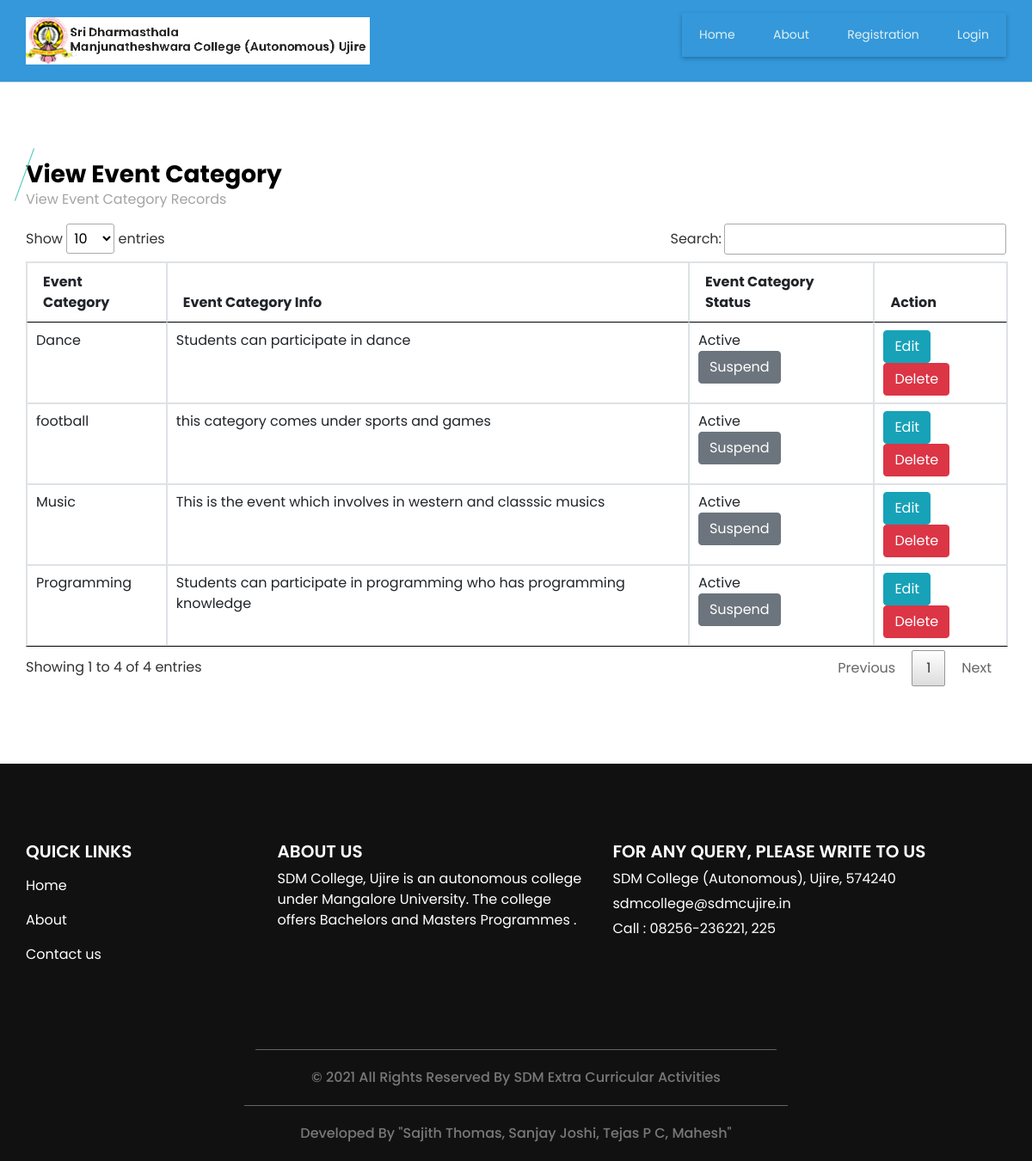
The app's page /view_event_type.php, older data.
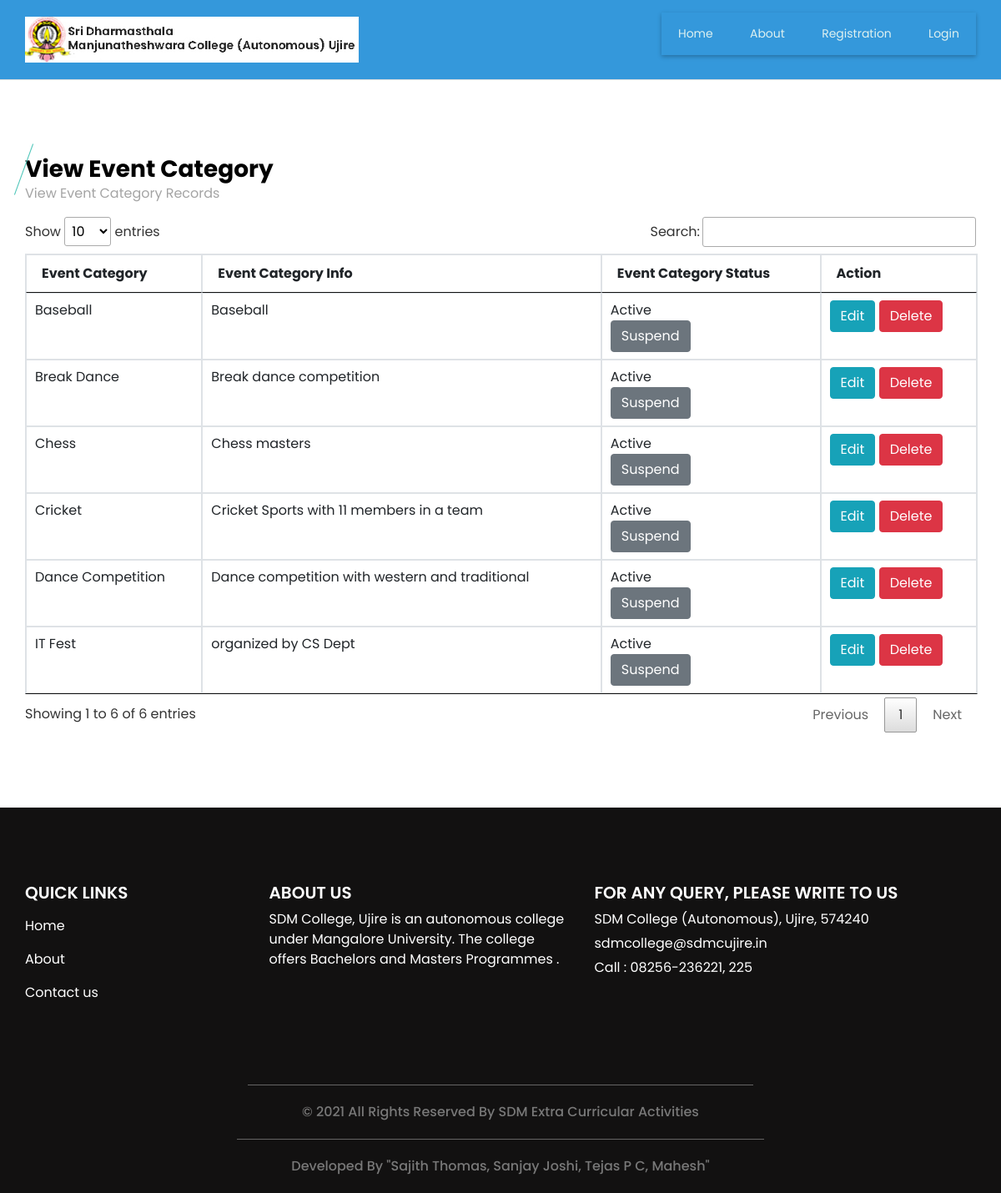
The same page, newer data.
### tables this page shows
CREATE TABLE `event_type` (
  `event_type_id` int(11) NOT NULL,
  `event_type` varchar(30) NOT NULL,
  `event_type_info` text NOT NULL,
  `event_type_status` varchar(10) NOT NULL
);

### view_event_type.php (the view, shortened to what this page needs)
<?php
include("header.php");
?>
  <section class="event_section layout_padding">
    <div class="container">
      <div class="heading_container">
        <h3>
           View Event Category
        </h3>
        <p>
          View Event Category Records
        </p>
      </div>
      <div class="event_container">
        <div class="">
<table id="datatableplugin" class="table table-bordered">
	<thead>
		<tr>
			<th>Event Category</th>
			<th>Event Category Info</th>
			<th>Event Category Status</th>
			<th>Action</th>
		</tr>
	</thead>
	<tbody>
		<?php
		$sqlview = "SELECT * FROM  event_type ";
		$qsqlview = mysqli_query($con,$sqlview);
		while($rsview = mysqli_fetch_array($qsqlview))
		{
			echo "<tr>
				<td>$rsview[event_type]</td>
				<td>$rsview[event_type_info]</td>
				<td>$rsview[event_type_status] <br>";
				if($rsview['event_type_status'] == "Active")
{
	echo "<a href='view_event_type.php?st=Suspend&acid=$rsview[event_type_id]' class='btn btn-secondary' onclick='return confirmst()' >Suspend</a>";
}
else
{
	echo "<a href='view_event_type.php?st=Active&acid=$rsview[event_type_id]' class='btn btn-primary' onclick='return confirmst()'  >Activate</a>";
}
				echo"
				<td>
				<a href='event_type.php?editid=$rsview[event_type_id]' class='btn btn-info'>Edit</a>
				<a href='view_event_type.php?delid=$rsview[event_type_id]' class='btn btn-danger' onclick='return confirmdel()' >Delete</a>
				</td>
			</tr>";
		}
		?>
	</tbody>
</table>
        </div>
      </div>
    </div>
  </section>
<?php
include("footer.php");
?>

Row changes from the older to the newer data that the page shows:
removed event_type: event_type "Dance", event_type_info "Students can participate in dance", event_type_status "Active"
changed event_type: event_type "Programming" → "Dance Competition"; event_type_info "Students can participate in programming who has programming knowledge" → "Dance competition with western and traditional"
changed event_type: event_type "Music" → "Chess"; event_type_info "This is the event which involves in western and classsic musics" → "Chess masters"
changed event_type: event_type "football" → "Break Dance"; event_type_info "this category comes under sports and games" → "Break dance competition"
added event_type: event_type "IT Fest", event_type_info "organized by CS Dept", event_type_status "Active"
added event_type: event_type "Cricket", event_type_info "Cricket Sports with 11 members in a team", event_type_status "Active"
added event_type: event_type "Baseball", event_type_info "Baseball", event_type_status "Active"
Text that changed along with them:
text written by a page script: "Show entries Search: Showing 1 to 4 of 4 entries Previous 1 Next" → "Show entries Search: Showing 1 to 6 of 6 entries Previous 1 Next"
